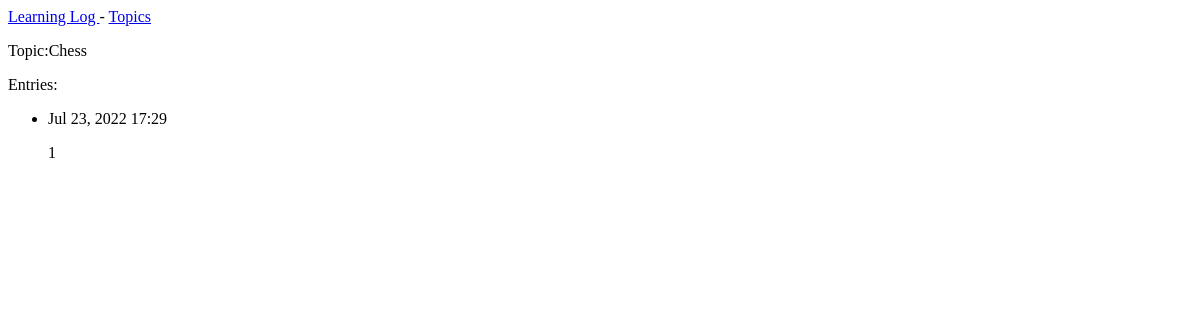
/topics/1, run on an earlier commit of the app's database.
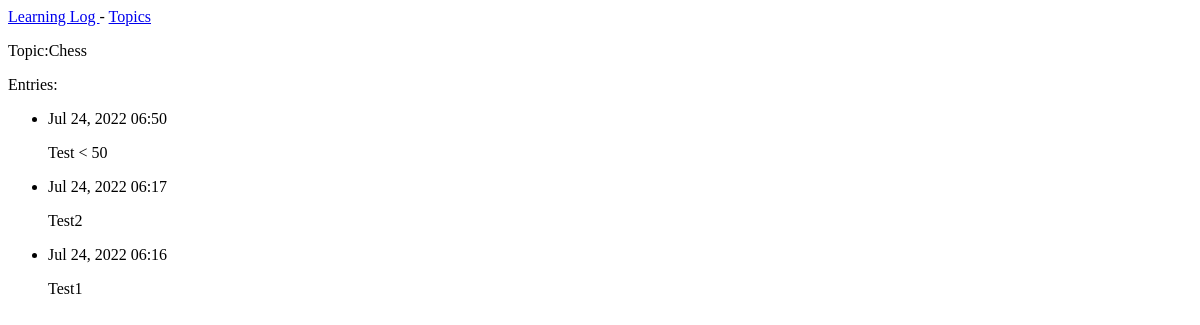
And on a later commit of the database.
### learning_logs/models.py (models this page shows, shortened)
class Topic(models.Model):
    text = models.CharField(max_length=200)
    date_added = models.DateTimeField(auto_now_add=True)
    def __str__(self):
        return self.text

class Entry(models.Model):
    topic = models.ForeignKey(Topic,on_delete=models.CASCADE)
    text = models.TextField()
    date_added = models.DateTimeField(auto_now_add=True)
    class Meta:
        verbose_name_plural = 'entries'

### learning_logs/views.py (the view)
def topic(request, topic_id):
    topic = Topic.objects.get(id=topic_id)
    entries = topic.entry_set.order_by('-date_added')
    context = {'topic':topic,'entries':entries}
    return render (request,'learning_logs/topic.html', context)

### learning_logs/templates/learning_logs/topic.html
{% extends "learning_logs/base.html" %}
{% block content %}
  <p>Topic:{{topic}}</p>
  <p>Entries:</p>
  <ul>
  {% for entry in entries %}
    <li>
      <p>{{ entry.date_added|date:'M d, Y H:i' }}</p>
      <p>{{ entry.text|linebreaks }}</p>
    </li>
  {% empty %}
    <li>There are no entries for this topic yet.</li>
  {% endfor %}
  </ul>
{% endblock content %}

### learning_logs/templates/learning_logs/base.html
<p>
    <a href = "{% url 'leaning_logs:index' %}">Learning Log </a> -
    <a href = "{% url 'leaning_logs:topics' %}">Topics </a>
</p>
{% block content %}{% endblock content %}

What changed in the data, as far as the page shows it:
removed Entry: date_added "Jul 23, 2022 17:29", text "1"
added Entry: date_added "Jul 24, 2022 06:50", text "Test < 50"
added Entry: date_added "Jul 24, 2022 06:17", text "Test2"
added Entry: date_added "Jul 24, 2022 06:16", text "Test1"
